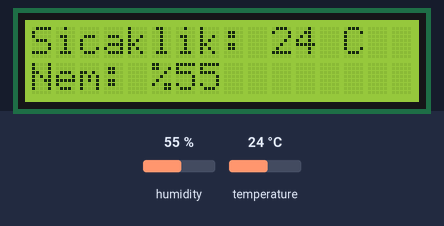
A sketch run on a simulated Arduino Uno, built with avr-gcc and run on an emulated ATmega328P. On the bench: 16×2 character LCD. The inputs (shaded band) are chosen by the test bench; at power-on: humidity 55 %, temperature 24 °C.

Above: at 1.7 s.
1.8 s: humidity set to 22 %
At 3.0 s:
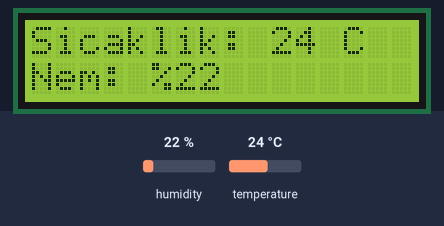
4.5 s: temperature set to 12 °C
At 5.1 s:
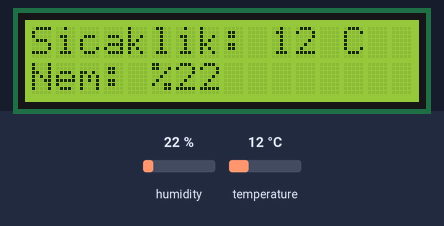
7.2 s: humidity set to 40 %
At 9.3 s:
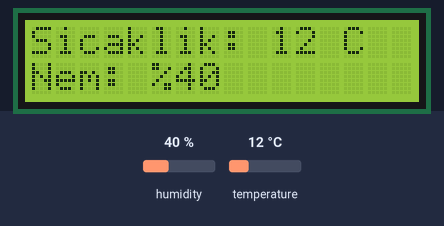
10.3 s: temperature set to 19 °C
At 11.4 s:
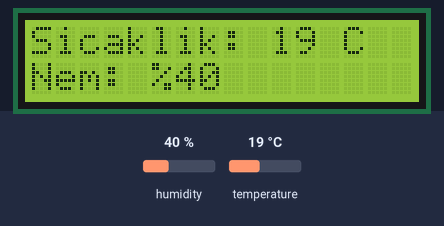
Timing chart, 0 to 13.3 s (numbered marks = the images above; inputs shaded):
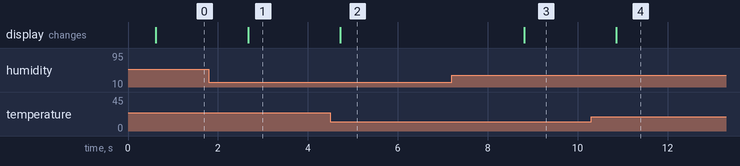

Measured:
- after the input at 1.8 s, the display: changes after 0.87 s (image 1)
- after the input at 4.5 s, the display: changes after 0.22 s (image 2)
- after the input at 7.2 s, the display: changes after 1.6 s (image 3)
- after the input at 10.3 s, the display: changes after 0.56 s (image 4)

The sketch:

nem_sicaklik.ino
```cpp
//İLYAS ATALAY
//Nem Ve Sıcaklık ölçme projesi
#include <DHT.h> // Dht11 kütüphanesi eklendi.
#include <LiquidCrystal_I2C.h> // lcd ı2c kullanımı için kütüphane eklendi.
#include <Wire.h>

// gerekli nesneler ve değişkenler oluşturuldu.
#define DHTPIN 2
#define DHTTYPE DHT11
DHT dht(DHTPIN, DHTTYPE);
LiquidCrystal_I2C lcd(0x27 , 16, 2);

void setup() {
  lcd.begin(); /* lcd ekran başlatıldı*/
  lcd.print("Baslatiliyor");
  delay(500);
  dht.begin(); /*dht11 sensörü başlatıldı*/
}

void loop() {
  int sicaklik = dht.readTemperature(); //sensör ile ölçülen sıcaklık değeri değişkene kaydedildi.
  int nem = dht.readHumidity(); //sensör ile ölçülen nem değeri değişkene kaydedildi.

  lcd.clear(); /* döngü hızlı olması için ekran her döngüde temizlendi.*/
  lcd.setCursor(0, 0); /* sıcaklık değeri için satır ve sutunları belirlendi.*/
  lcd.print("Sicaklik: ");
  lcd.print(sicaklik); // sıcaklık değeri lcd ekrana yazdırıldı.
  lcd.print(" C");

  lcd.setCursor(0, 1); /* nem değeri için satır ve sutunları belirlendi.*/
  lcd.print("Nem: %");
  lcd.print(nem); // nem değeri lcd ekrana yazdırıldı

  delay(2000); /* 2 saniye bekleme ile döngü stabilleştirildi. */
}
```
